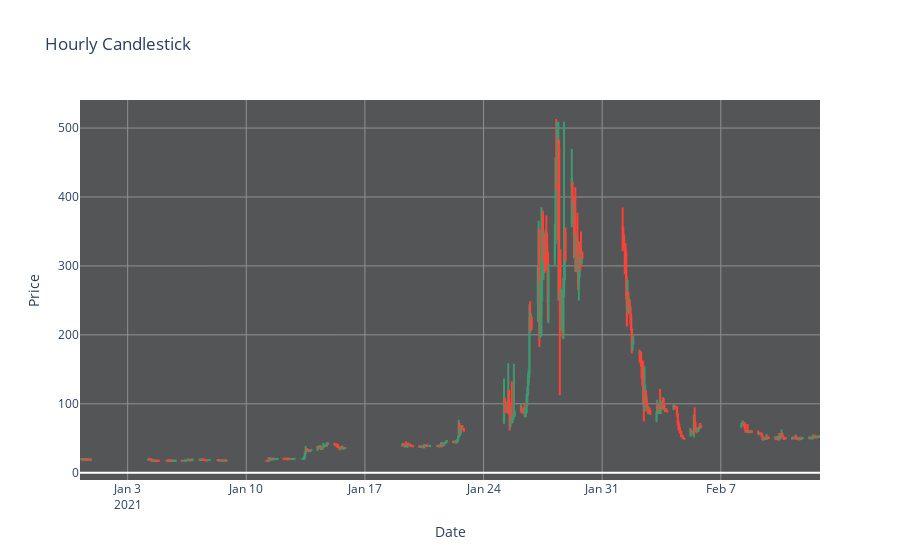

The notebook cell saved with this chart:
### Code cell
### Hourly candlestick graph ### 
fig = go.Figure(data=[go.Candlestick(x=gme_hourly_full['date'],
                open=gme_hourly_full['1. open'],
                high=gme_hourly_full['2. high'],
                low=gme_hourly_full['3. low'],
                close=gme_hourly_full['4. close'])])
fig.update_layout(
    title_text="Hourly Candlestick")

fig.update_yaxes(title_text="Price")
fig.update_xaxes(title_text="Date")

fig.layout.plot_bgcolor='rgb(84, 85, 87)'
fig.update_layout(xaxis_rangeslider_visible=False)
fig.layout.yaxis.gridcolor='rgb(144, 145, 142)'
fig.layout.xaxis.gridcolor='rgb(144, 145, 142)'
fig.show()
fig.write_html('Hourly Candlestick.html')
fig.write_image("Hourly Candlestick.png")

### Figure 1 — Plotly figure (JSON) as saved in the notebook; plotly's stock layout.template omitted (floating-point values rounded to 4 significant figures; data arrays with more than 128 entries replaced by an {"elided": "..."} marker saying what was removed)
{"data": [{"close": {"elided": "472 float values"}, "high": {"elided": "472 float values"}, "low": {"elided": "472 float values"}, "open": {"elided": "472 float values"}, "type": "candlestick", "x": {"elided": "472 str values"}}], "layout": {"plot_bgcolor": "rgb(84, 85, 87)", "title": {"text": "Hourly Candlestick"}, "xaxis": {"gridcolor": "rgb(144, 145, 142)", "rangeslider": {"visible": false}, "title": {"text": "Date"}}, "yaxis": {"gridcolor": "rgb(144, 145, 142)", "title": {"text": "Price"}}}}
